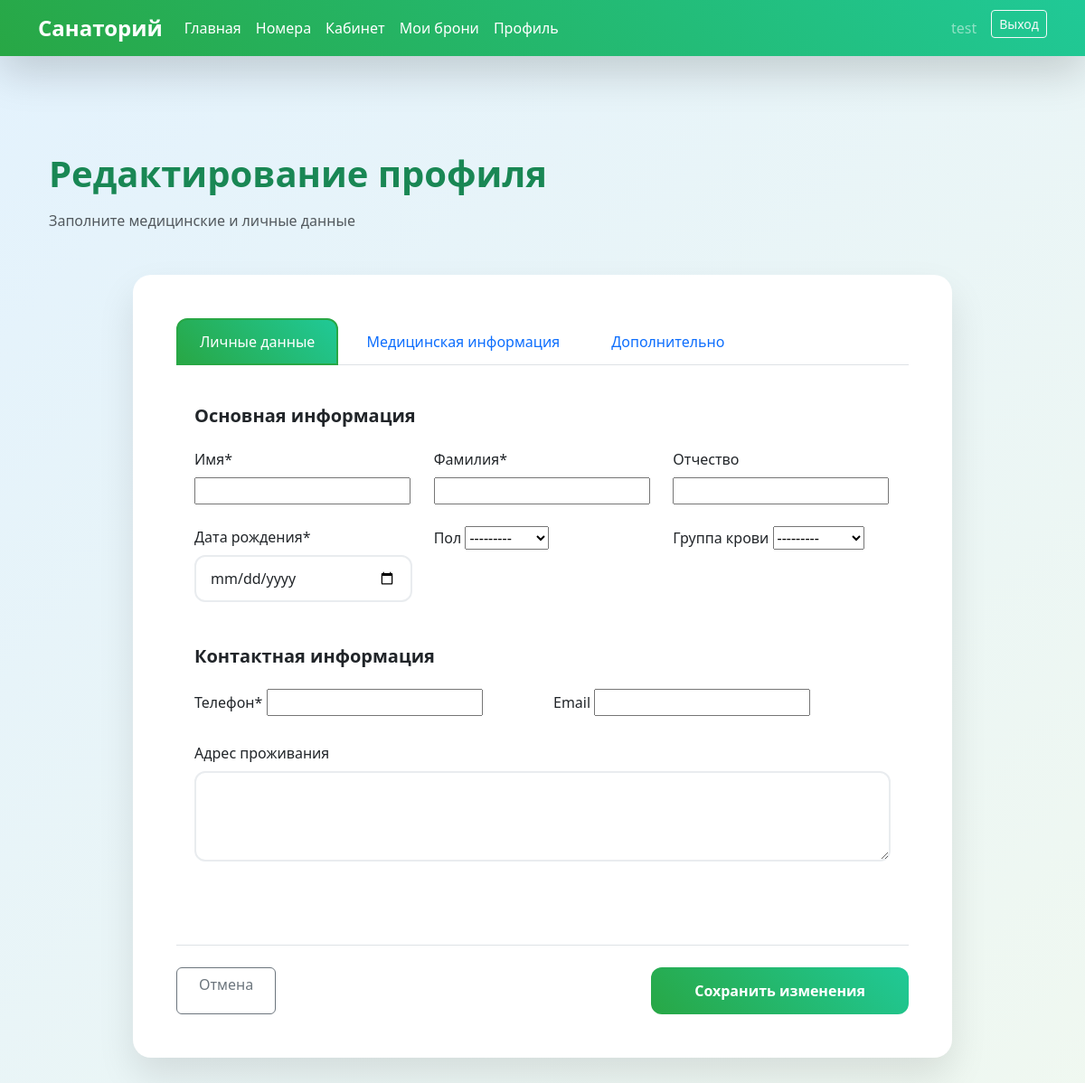
Before: /accounts/profile/edit/ (signed in) with the older database file.
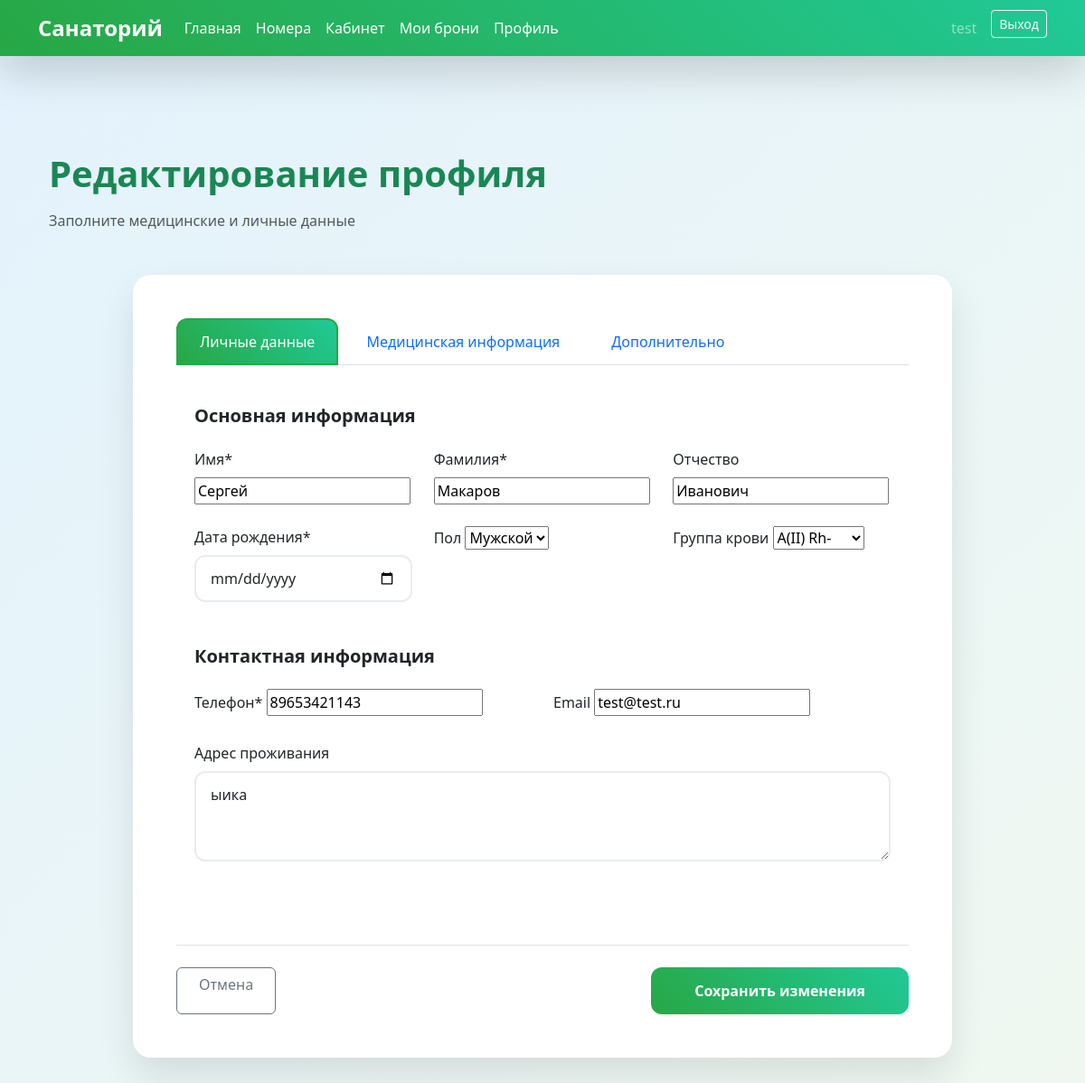
After: the same page with the newer database file.
### accounts/models.py (models this page shows, shortened)
class GuestProfile(models.Model):
    GENDER_CHOICES = [
        ('M', 'Мужской'),
        ('F', 'Женский'),
    ]
    BLOOD_TYPE_CHOICES = [
        ('O+', 'O(I) Rh+'),
        ('O-', 'O(I) Rh-'),
        ('A+', 'A(II) Rh+'),
        ('A-', 'A(II) Rh-'),
        ('B+', 'B(III) Rh+'),
        ('B-', 'B(III) Rh-'),
        ('AB+', 'AB(IV) Rh+'),
        ('AB-', 'AB(IV) Rh-'),
    ]
    DIET_CHOICES = [
        ('standard', 'Общий стол'),
        ('dietary', 'Диетическое'),
        ('vegetarian', 'Вегетарианское'),
        ('diabetic', 'Диабетическое'),
        ('salt_free', 'Бессолевое'),
        ('gluten_free', 'Безглютеновое'),
    ]
    user = models.OneToOneField(User, on_delete=models.CASCADE)
    first_name = models.CharField(max_length=30, verbose_name='Имя')
    last_name = models.CharField(max_length=30, verbose_name='Фамилия')
    middle_name = models.CharField(max_length=30, blank=True, verbose_name='Отчество')
    birth_date = models.DateField(null=True, blank=True, verbose_name='Дата рождения')
    gender = models.CharField(max_length=1, choices=GENDER_CHOICES, blank=True, verbose_name='Пол')
    phone = models.CharField(max_length=20, verbose_name='Телефон')
    email = models.EmailField(blank=True, verbose_name='Email')
    address = models.TextField(max_length=200, blank=True, verbose_name='Адрес проживания')
    blood_type = models.CharField(max_length=3, choices=BLOOD_TYPE_CHOICES, blank=True, verbose_name='Группа крови')
    chronic_diseases = models.TextField(max_length=500, blank=True, verbose_name='Хронические заболевания')
    allergies = models.TextField(max_length=500, blank=True, verbose_name='Аллергии')
    drug_intolerance = models.TextField(max_length=500, blank=True, verbose_name='Лекарственная непереносимость')
    contraindications = models.TextField(max_length=500, blank=True, verbose_name='Противопоказания к процедурам')
    preferred_diet = models.CharField(max_length=20, choices=DIET_CHOICES, default='standard',
                                      verbose_name='Предпочитаемое питание')
    special_requests = models.TextField(max_length=500, blank=True, verbose_name='Особые пожелания')
    need_transfer = models.BooleanField(default=False, verbose_name='Нужен трансфер')
    emergency_contact = models.CharField(max_length=100, blank=True, verbose_name='Контакт для экстренной связи')
    emergency_phone = models.CharField(max_length=20, blank=True, verbose_name='Телефон экстренной связи')
    created_at = models.DateTimeField(auto_now_add=True, verbose_name='Дата регистрации')
    updated_at = models.DateTimeField(auto_now=True, verbose_name='Дата обновления')
    is_profile_complete = models.BooleanField(default=False, verbose_name='Профиль заполнен')
    DOCUMENT_STATUS = [
        ('not_uploaded', 'Не загружены'),
        ('pending', 'На проверке'),
        ('verified', 'Проверены'),
        ('rejected', 'Отклонены'),
    ]
    document_status = models.CharField(
        max_length=20,
        choices=DOCUMENT_STATUS,
        default='not_uploaded',
        verbose_name='Статус документов'
    )
    document_verified_at = models.DateTimeField(null=True, blank=True, verbose_name='Дата проверки')
    document_verified_by = models.ForeignKey(
        User,
        null=True,
        blank=True,
        on_delete=models.SET_NULL,
        related_name='verified_profiles',
        verbose_name='Кем проверены'
    )
    passport_masked = models.CharField(max_length=20, blank=True, verbose_name='Паспорт (маскированный)')
    snils_masked = models.CharField(max_length=20, blank=True, verbose_name='СНИЛС (маскированный)')
    created_at = models.DateTimeField(auto_now_add=True, verbose_name='Дата регистрации')
    updated_at = models.DateTimeField(auto_now=True, verbose_name='Дата обновления')
    is_profile_complete = models.BooleanField(default=False, verbose_name='Профиль заполнен')
    class Meta:
        verbose_name = 'Профиль пациента'
        verbose_name_plural = 'Профили пациентов'
        permissions = [
            ('can_view_sensitive_data', 'Может просматривать чувствительные данные'),
            ('can_verify_documents', 'Может проверять документы'),
        ]

### accounts/views.py (the view, shortened to what this page needs)
# urls.py: path('profile/edit/', ProfileUpdateView.as_view(), name='profile_edit'),
@method_decorator(login_required, name='dispatch')
class ProfileUpdateView(NotStaffMixin, UpdateView):
    model = GuestProfile
    form_class = GuestProfileForm
    template_name = 'profile_edit.html'
    def get_object(self):
        return get_object_or_404(GuestProfile, user=self.request.user)

### accounts/mixins.py (called while the page is built)
    def test_func(self):
        return not self.request.user.is_staff

### templates/profile_edit.html (shortened to what the changed rows need)
{% extends 'base.html' %}
{% block content %}
<div class="container py-4">
    <div class="mb-5">
        <h1 class="fw-bold text-success mb-3">Редактирование профиля</h1>
    </div>
    <div class="row">
        <div class="col-lg-10 mx-auto">
            <div class="form-card p-5">
                <form method="post">
                    <div class="tab-content" id="profileTabsContent">
                        <div class="tab-pane fade show active" id="personal" role="tabpanel">
                            <div class="row g-4 mb-4">
                                <div class="col-md-4">
                                    <label class="form-label fw-medium">{{ form.first_name.label }}*</label>
                                    {{ form.first_name }}
                                </div>
                                <div class="col-md-4">
                                    <label class="form-label fw-medium">{{ form.last_name.label }}*</label>
                                    {{ form.last_name }}
                                </div>
                                <div class="col-md-4">
                                    <label class="form-label fw-medium">{{ form.middle_name.label }}</label>
                                    {{ form.middle_name }}
                                </div>
                            </div>
                            <div class="row g-4 mb-4">
                                <div class="col-md-4">
                                    <label class="form-label fw-medium">{{ form.birth_date.label }}*</label>
                                    {{ form.birth_date }}
                                </div>
                                <div class="col-md-4">
                                    <label class="form-label fw-medium">{{ form.gender.label }}</label>
                                    {{ form.gender }}
                                </div>
                                <div class="col-md-4">
                                    <label class="form-label fw-medium">{{ form.blood_type.label }}</label>
                                    {{ form.blood_type }}
                                </div>
                            </div>
                            <div class="row g-4 mb-4">
                                <div class="col-md-6">
                                    <label class="form-label fw-medium">{{ form.phone.label }}*</label>
                                    {{ form.phone }}
                                </div>
                                <div class="col-md-6">
                                    <label class="form-label fw-medium">{{ form.email.label }}</label>
                                    {{ form.email }}
                                </div>
                            </div>
                            <div class="mb-4">
                                <label class="form-label fw-medium">{{ form.address.label }}</label>
                                {{ form.address }}
                            </div>
                        </div>
                    </div>
                </form>
            </div>
        </div>
    </div>
</div>
{% endblock %}

Changed rows visible on the page:
changed GuestProfile: first_name (not shown) → "Сергей"; last_name (not shown) → "Макаров"; middle_name (not shown) → "Иванович"; gender "---------" → "Мужской"; blood_type "---------" → "A(II) Rh-"; phone (not shown) → "89653421143"; email (not shown) → "test@test.ru"; address (not shown) → "ыика"
